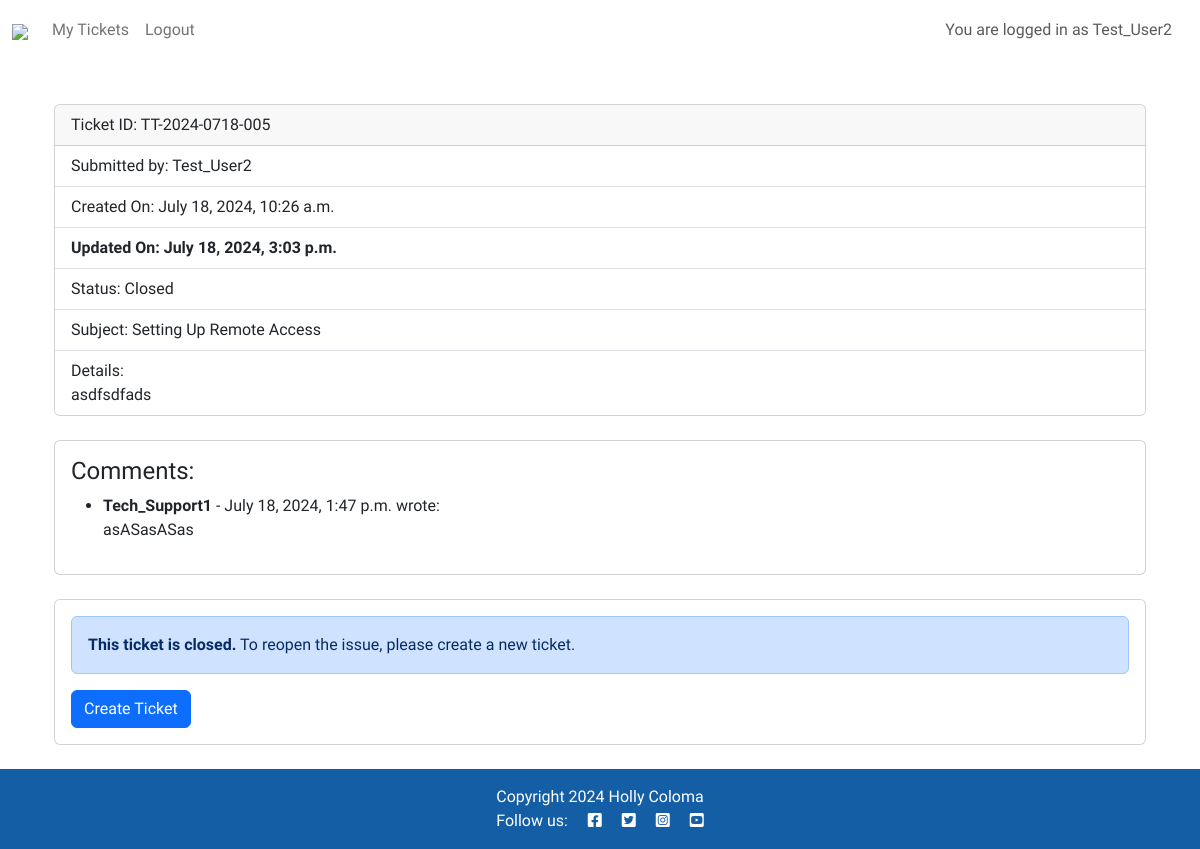
/ticket/22/ (signed in), run on the app's committed database.
### support/models.py (models this page shows, shortened)
class Ticket(models.Model):
    STATUS_OPTIONS = (
        ('Open', 'Open'),
        ('In Progress', 'In Progress'),
        ('Closed', 'Closed'),
    )
    ticket_id = models.CharField(max_length=20, unique=True)
    user = models.ForeignKey(User, on_delete=models.CASCADE)
    subject = models.CharField(max_length=255)
    description = models.TextField()
    status = models.CharField(max_length=20, choices=STATUS_OPTIONS, default='Open')
    created_on = models.DateTimeField(auto_now_add=True)
    updated_on = models.DateTimeField(auto_now=True)

class Comment(models.Model):
    user = models.ForeignKey(User, on_delete=models.CASCADE, related_name="commenter") # Many to one
    ticket = models.ForeignKey(Ticket, on_delete=models.CASCADE, related_name='comments', null=True, blank=True) # Many to one
    comment = models.TextField()
    created_on = models.DateTimeField(auto_now_add=True)
    updated_on = models.DateTimeField(auto_now=True)

### support/views.py (the view)
# urls.py: path('ticket/<int:pk>/', TicketDetailView.as_view(), name='ticket_detail'),
class TicketDetailView(LoginRequiredMixin, DetailView):
    model = Ticket
    template_name = 'support/ticket_detail.html'
    context_object_name = 'ticket'
    def get_queryset(self):
        queryset = super().get_queryset()
        loggedUser = self.request.user
        if loggedUser.is_staff or loggedUser.groups.filter(name='tech_support').exists():
            return queryset
        return queryset.filter(user=self.request.user)
    def get_object(self, queryset=None):
        obj = super().get_object(queryset)
        loggedUser = self.request.user
        if obj.user != loggedUser and not (loggedUser.is_staff or loggedUser.groups.filter(name='tech_support').exists()):
            raise PermissionDenied("You do not have permission to view this ticket.")
        return obj
    def get_context_data(self, **kwargs):
        context = super().get_context_data(**kwargs)
        ticket = self.get_object()
        context['comments'] = ticket.comments.all().order_by('-created_on')
        context['comment_form'] = CommentForm()
        return context

### support/templates/support/ticket_detail.html (shortened to what this page needs)
{% extends "base.html" %}
{% block content %}
{% load crispy_forms_tags %}
{% load static %}
<div class="container mt-4">
    {% if ticket %}
    <div class="container mt-4">
        <div class="card mb-4" style="width: 100%;">
            <div class="card-header">
                Ticket ID: {{ ticket.ticket_id }}
            </div>
            <ul class="list-group list-group-flush">
                <li class="list-group-item">Submitted by: {{ ticket.user }}</li>
                <li class="list-group-item">Created On: {{ ticket.created_on }}</li>
                {% if ticket.created_on|date:"Y-m-d H:i:s" != ticket.updated_on|date:"Y-m-d H:i:s" %}
                    <li class="list-group-item"><strong>Updated On: {{ ticket.updated_on }}</strong></li>
                {% endif %}
                <li class="list-group-item">Status: {{ ticket.status }}</li>
                <li class="list-group-item">Subject: {{ ticket.subject }}</li>
                <li class="list-group-item">Details:<br>{{ ticket.description|safe }}</li>
            </ul>
        </div>
        <div class="card mb-4">
            <div class="card-body">
                <h4>Comments:</h4>
                <ul>
                    {% for comment in comments %}
                    <li><strong>{{ comment.user.username }}</strong> - {{ comment.created_on }} wrote:
                        {{ comment.comment|linebreaks }}
                    </li>
                    {% endfor %}
                </ul>
            </div>
        </div>
        <div class="card mb-4">
            <div class="card-body">
                {% if ticket.status == 'Closed' %}
                    <div class="alert alert-primary" role="alert">
                        <strong>This ticket is closed.</strong> To reopen the issue, please create a new ticket.
                    </div>
                    <a href="{% url 'ticket_create' %}" class="btn btn-primary">Create Ticket</a>
                {% endif %}
            </div>
        </div>
        {% endif %}
</div>
{% endblock content %}

### templates/base.html (shortened to what this page needs)
{% load static %}
{% url 'home' as home_url %}
{% url 'account_login' as login_url %}
{% url 'account_signup' as signup_url %}
{% url 'account_logout' as logout_url %}
<!DOCTYPE html>
<html class="h-100" lang="en">
<head>
    <link rel="stylesheet" href="https://cdnjs.cloudflare.com/ajax/libs/font-awesome/5.15.3/css/all.min.css">
    <link href="https://cdn.jsdelivr.net/npm/bootstrap@5.0.1/dist/css/bootstrap.min.css" rel="stylesheet"
>
    <link href="https://stackpath.bootstrapcdn.com/bootstrap/5.3.0/css/bootstrap.min.css" rel="stylesheet">
    <link rel="stylesheet" href="{% static 'css/style.css' %}">
</head>
<body class="d-flex flex-column h-100 main-bg">
    <nav class="navbar navbar-expand-lg navbar-light bg-white">
        <div class="container-fluid">
            <span class="brand"><a class="navbar-brand" href="{% url 'home' %}"><img src="https://res.cloudinary.com/doxcaxx9q/image/upload/v1721345745/techtackles_logo2_mmwt25.png"></a></span>
            <div class="collapse navbar-collapse" id="navbarText">
                <ul class="navbar-nav me-auto mb-2 mb-lg-0">
                    <li class="nav-item">
                        <a class="nav-link {% if request.path == home_url %}active{% endif %}" aria-current="page"
                            href="{% url 'home' %}">
                            {% if user.is_authenticated %}
                                {% if user.is_staff %}
                                    All Tickets
                                {% else %}
                                    My Tickets
                                {% endif %}
                            {% else %}
                                Home
                            {% endif %}
                        </a>
                    </li>
                    {% if user.is_authenticated %}
                        <li class="nav-item">
                            <a class="nav-link {% if request.path == logout_url %}active{% endif %}" aria-current="page" href="{% url 'account_logout' %}">Logout</a>
                        </li>
                    {% endif %}
                </ul>
                <span class="navbar-text text-muted">
                    {% if user.is_authenticated %}
                        <p class="text-end m-3">You are logged in as {{ user }}</p>
                    {% else %}
                        <p class="text-end m-3">You are not logged in</p>
                    {% endif %}
                </span>
            </div>
        </div>
    </nav>
    <main class="flex-grow-1">
        {% block content %}{% endblock content %}
    </main>
    <footer class="footer mt-auto py-3 dark-primary">
        <p class="m-0 text-center text-white">
            {% block copyright %}
            Copyright 2024 Holly Coloma
            {% endblock copyright %}
        </p>
        <p class="m-0 text-center text-white">Follow us: <i class="fab fa-facebook-square ms-3"></i>
            <i class="fab fa-twitter-square ms-3"></i>
            <i class="fab fa-instagram-square ms-3"></i>
            <i class="fab fa-youtube-square ms-3"></i>
        </p>
    </footer>
</body>
</html>

### static/css/style.css (style rules this page uses)
.navbar { position: fixed; top: 0; left: 0; width: 100%; z-index: 1000; height: 60px; padding: 0; display: flex; align-items: center; background-color: white; }
.collapse { background-color: white; }
.navbar-text { color: #6c757d; }
body { background: #ffffff no-repeat; height: 100%; margin: 0; padding: 0; overflow: auto; font-family: "Titillium Web", sans-serif; }
main { margin-top: 80px; }
.brand { font-size: 1.4rem; font-weight: 700; color: #1440a0; }
.dark-primary { background-color: #145ea5; color: white; }
.footer { flex-shrink: 0; }

### data on the page
Ticket: ticket_id "TT-2024-0718-005", user "Test_User2", created_on "July 18, 2024, 10:26 a.m.", updated_on "July 18, 2024, 3:03 p.m.", status "Closed", subject "Setting Up Remote Access", description "asdfsdfads"
Comment: user.username "Tech_Support1", created_on "July 18, 2024, 1:47 p.m.", comment "asASasASas"

### other printed values
{{ user }} "Test_User2"
